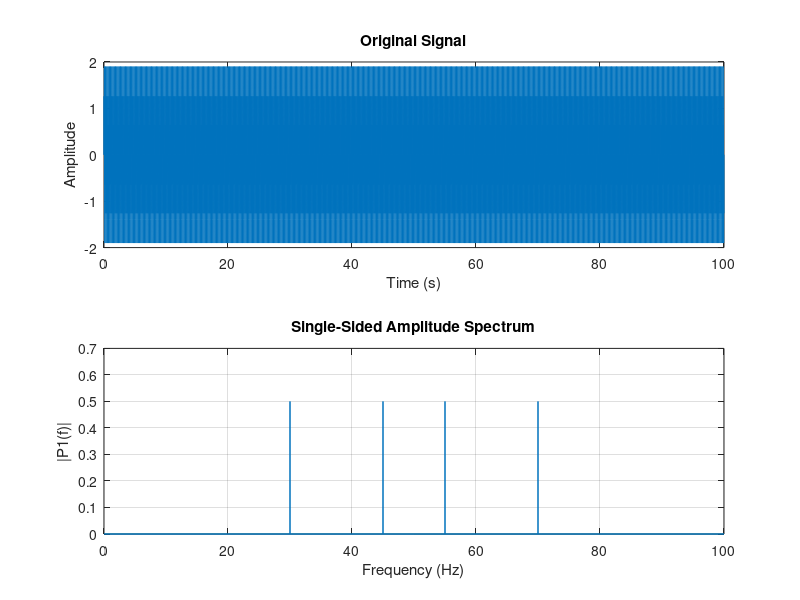

Write MATLAB code to recreate this figure.
clear; clc; close all;
% Parameters
T = 100;         % Total time in seconds
dt = 1/T;       % Time step
fs = 1 / dt;     % Sampling frequency
N = T / dt;      % Number of samples
t = 0:dt:(T-dt); % Time vector

% Example signal (replace with your function)
% Example: A combination of two sine waves
f1 = 5;          % Frequency 1 (Hz)
f2 = 20;          % Frequency 2 (Hz)
signal = sin(2*pi*f1*t) + sin(2*pi*f2*t);

% Fourier Transform
fftSignal = fft(signal);
P2 = abs(fftSignal / N);       % Two-sided spectrum
% P1 = P2(1:N/2+1);              % Single-sided spectrum
% P1(2:end-1) = 2*P1(2:end-1);   % Adjust for symmetry
frequencies = fs * (0:(N-1)) / N;
frequencies = fftshift(frequencies);

% Find the dominant frequency
[~, idx] = max(P2);            % Index of maximum magnitude
dominantFrequency = frequencies(idx);

% Plot
figure;
subplot(2,1,1);
plot(t, signal);
title('Original Signal');
xlabel('Time (s)');
ylabel('Amplitude');

subplot(2,1,2);
plot(frequencies, P2);
title('Single-Sided Amplitude Spectrum');
xlabel('Frequency (Hz)');
ylabel('|P1(f)|');
% xlim([0, 10]); % Adjust as needed
grid on;

% Display dominant frequency
disp(['Dominant Frequency: ', num2str(dominantFrequency), ' Hz']);
